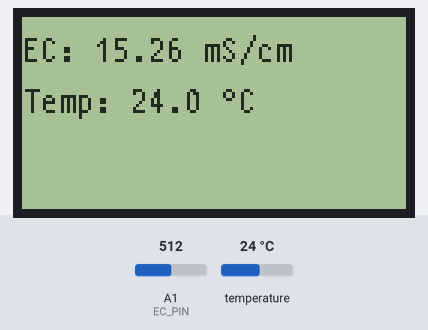
Simulated run of this sketch. Board: Arduino Uno, built with avr-gcc and run on an emulated ATmega328P. Shown: 128×64 one-colour display. The inputs (shaded band) are chosen by the test bench; at power-on: temperature 24 °C, A1 (EC_PIN) = 512. What the sketch prints to the serial monitor is not drawn.

Above: at 1.9 s.
2.0 s: temperature set to 12 °C
At 3.1 s:
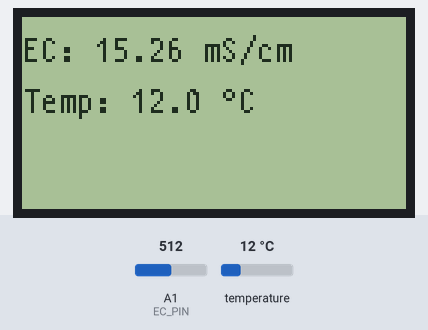
3.8 s: A1 (EC_PIN) set to 716
At 4.8 s:
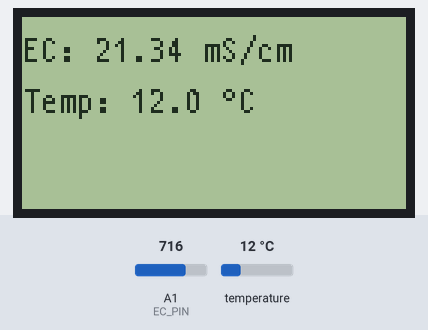
5.8 s: temperature set to 19 °C
7.8 s: A1 (EC_PIN) set to 900
At 9.3 s:
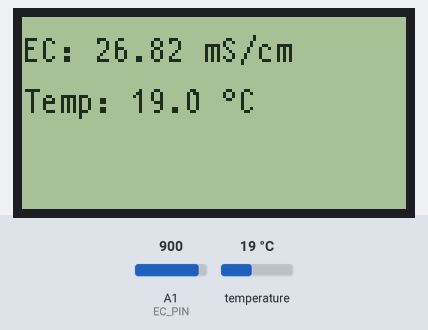
9.8 s: temperature set to 28 °C
At 11.0 s:
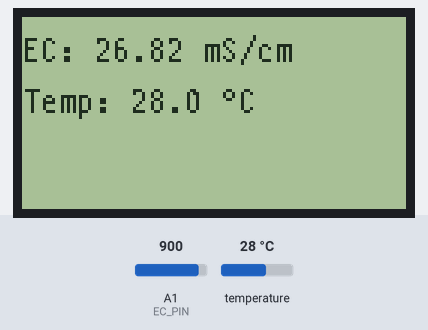
11.8 s: A1 (EC_PIN) set to 1010
At 13.8 s:
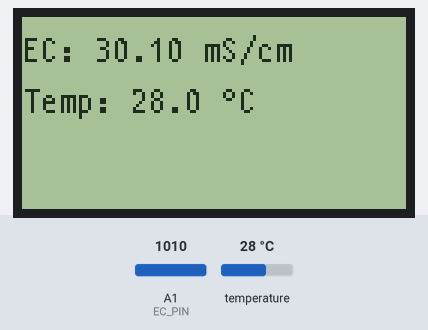
Timing chart, 0 to 14.8 s (numbered marks = the images above; inputs shaded):
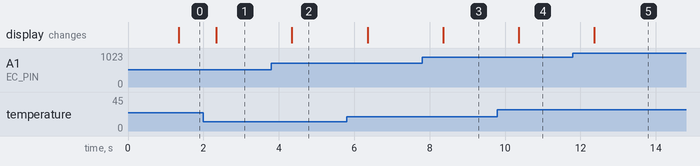

Measured:
- after the input at 2.0 s, the display: changes after 0.34 s (image 1)
- after the input at 3.8 s, the display: changes after 0.55 s (image 2)
- after the input at 7.8 s, the display: changes after 0.56 s (image 3)
- after the input at 9.8 s, the display: changes after 0.56 s (image 4)
- after the input at 11.8 s, the display: changes after 0.56 s (image 5)

The sketch:

EC-meter-sketch.ino
```cpp
#include <EEPROM.h>
#include <DFRobot_EC.h>
#include <U8g2lib.h>
#include <SPI.h>
#include <OneWire.h>
#include <DallasTemperature.h>

// Pin für DS18B20 Temperatursensor
#define ONE_WIRE_BUS 2

// OneWire und DallasTemperature Instanzen initialisieren
OneWire oneWire(ONE_WIRE_BUS);
DallasTemperature sensors(&oneWire);

// Konstruktor für das NHD-C12864 Display im Page-Mode (schonend für den RAM-Speicher)
U8G2_ST7565_NHD_C12864_1_4W_SW_SPI u8g2(U8G2_R2, 13, 11, 10, 9, 8);

#define EC_PIN A1
#define VREF 5000.0

float voltage, ecValue;
float currentTemperature = 25.0;
const float compTemperature = 25.0; // Fester Wert für die EC-Messung (keine Kompensation)

DFRobot_EC ec;

void setup() {
  Serial.begin(9600);
  ec.begin();
  // DS18B20 Sensor starten
  sensors.begin();
  // Wartezeit deaktivieren -> Macht die Messung asynchron / nicht-blockierend
  sensors.setWaitForConversion(false);
  // Erste Messung direkt anfordern
  sensors.requestTemperatures();
  // Display initialisieren
  u8g2.begin();
  u8g2.setContrast(150);
  u8g2.setFont(u8g2_font_t0_11_tf);
  u8g2.enableUTF8Print();
}

void loop() {
  static unsigned long timepoint = millis();
  int analogRaw = analogRead(EC_PIN);
  voltage = (float)analogRaw / 1023.0 * VREF;

  if (millis() - timepoint > 1000U) {
    timepoint = millis();

    // Den Temperaturwert blitzschnell auslesen
    float tempRead = sensors.getTempCByIndex(0);

    // Prüfen, ob der Sensor korrekt antwortet (DEVICE_DISCONNECTED_C ist -127.0)
    if (tempRead != DEVICE_DISCONNECTED_C) {
      currentTemperature = tempRead;
    }

    // Sofort die nächste Messung für die Folgesekunde im Hintergrund anstoßen
    sensors.requestTemperatures();

    // EC-Wert berechnen
    ecValue = ec.readEC(voltage, compTemperature);

    // Ausgabe serieller Monitor
    Serial.print("EC-Wert: ");
    Serial.print(ecValue, 2);
    Serial.print(" mS/cm | ");
    Serial.print("Temperatur: ");
    if (tempRead == DEVICE_DISCONNECTED_C) {
      Serial.println("Fehler (Sensor getrennt)");
    } else {
      Serial.print(currentTemperature, 1);
      Serial.println(" °C");
    }
    // Ausgabe auf dem Display
    u8g2.firstPage();
    do {
      u8g2.setCursor(0, 15);
      u8g2.print("EC: ");
      u8g2.print(ecValue, 2);
      u8g2.print(" mS/cm");
      u8g2.setCursor(0, 32);
      u8g2.print("Temp: ");
      if (tempRead == DEVICE_DISCONNECTED_C) {
        u8g2.print("ERR"); // "ERR" wird angezeigt, wenn der Sensor entfernt wird
      } else {
        u8g2.print(currentTemperature, 1);
        u8g2.print(" °C");
      }
    } while ( u8g2.nextPage() );
  }
  // Kalibrierung läuft flüssig im Hintergrund
  ec.calibration(voltage, compTemperature);
}
```
